Frame 1 (no input): blank canvas, image omitted
Frame 60 (the mouse pressed at the canvas centre just before this capture): blank canvas, image omitted
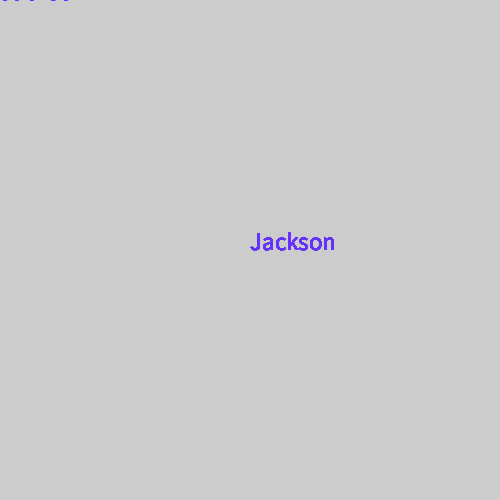
Frame 120 (the mouse held since frame 60 and released just before this capture)

The Processing sketch whose frames 1 and 60 were blank and that drew this single picture after the mouse press (run headless with seeded random() and noise(); from frame 60 on, the mouse is pressed at the canvas centre):

// Processing sketch: Exercise18_01
// ── Exercise18_01.pde
void setup(){
  size(500,500);
}
void draw() {
  textSize(25);
  fill(100,50,250);
  text("Jackson",mouseX,mouseY);
}
